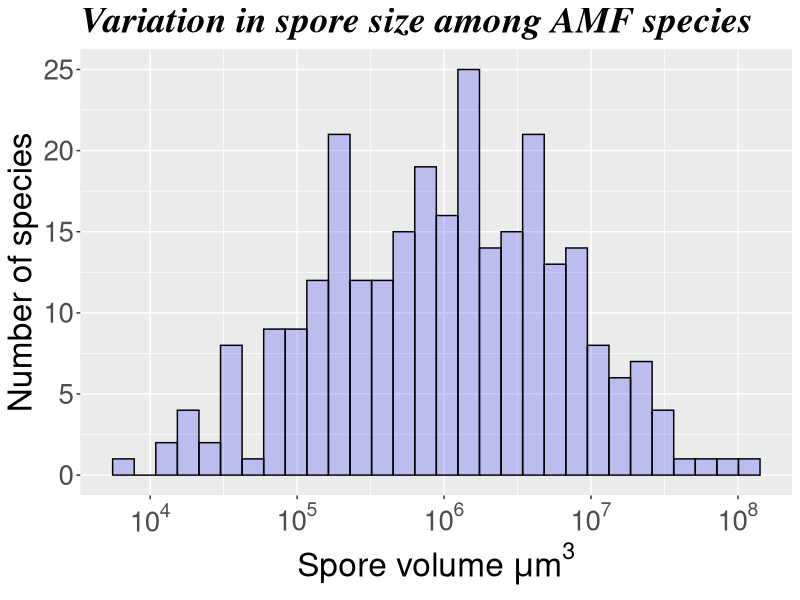
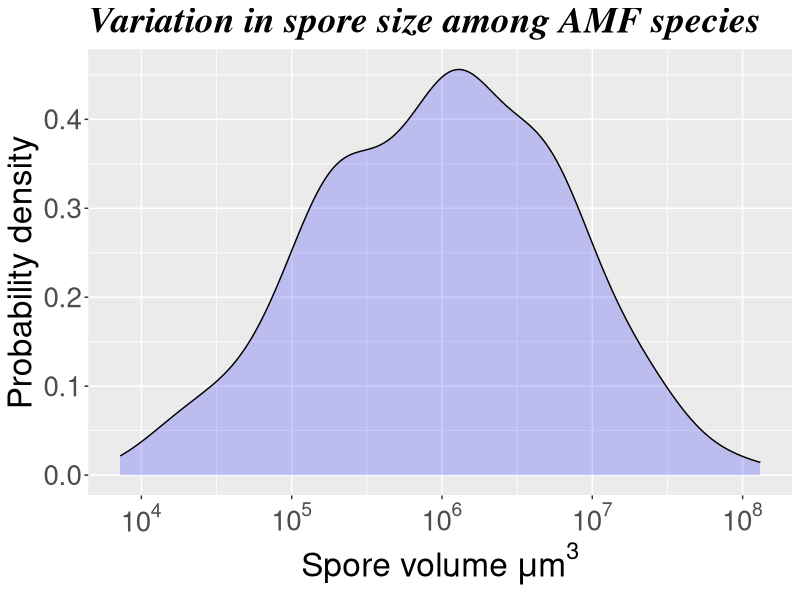
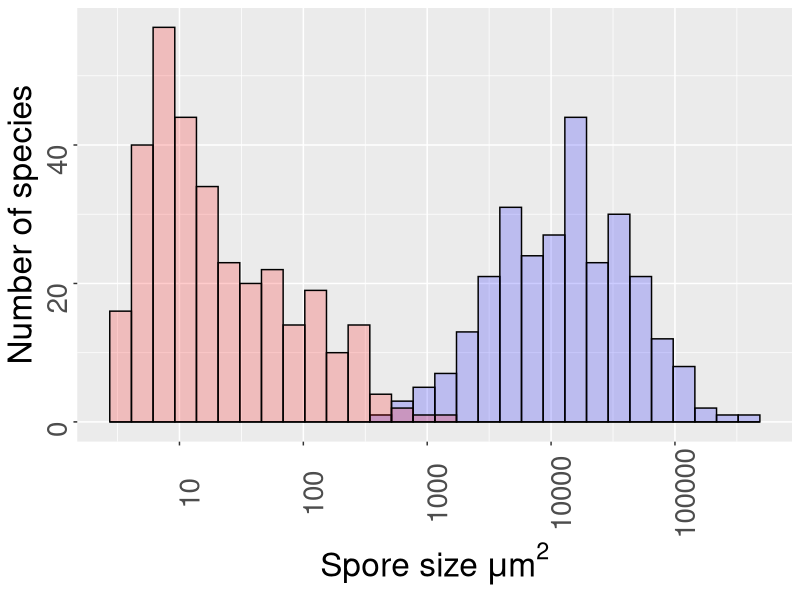

These charts were generated, in order, by the following R code: (Note: this script raises an error after producing the figures.)
###########Creating a complete database based on Schlusser website######################

#loading packages
library(tidyverse)

#loading functions

#Creating the function "restructure" (Will Cornwell)
restructure<-function(old){
  good.names<-NA
  Synonyms<-NA
  j<-1
  for (i in 1:length(old$Synonyms)){
    if (grepl(" ",old$Synonyms[i])) {
      sp_vec<-unlist(strsplit(old$Synonyms[i]," "))
      for (k in 1:length(sp_vec)){
        Synonyms[j]<-sp_vec[k]
        good.names[j]<-old$good.names[i]
        j<-j+1
      }
      next
    }
    good.names[j]<-old$good.names[i]
    Synonyms[j]<-old$Synonyms[i]
    j<-j+1
    print(i)
  }
  return(data.frame(good.names=good.names,Synonyms=Synonyms,stringsAsFactors = FALSE))
}


####################################################################################
#From this point on, AMF_All_Copy correspond to the file name "AMF_Spore_Database_Volume"
#This new file includes all the changes done up to December 2017 in the code. The reason
#for creating a new file instead of running again the whole script is because I entry data from 
#fitty species for fifty species by hand, than trying to do do it in R

#loading file and updating entries

AMF_All_Copy<-read.csv("AMF_Spore_Database_Volume.csv",header = T, stringsAsFactors = F)
        
#UDATING THE SPORE AREA COLUMN given the previous updates in data entry
AMF_All_Copy$SporeArea<-
  ((AMF_All_Copy$dim1.min+AMF_All_Copy$dim1.max)/4)*
  ((AMF_All_Copy$dim2.min+AMF_All_Copy$dim2.max)/4)*
  pi

#Caluculating Volume 
#For this it is assumed that fungal spores are prolate spheroids, which means
#two things. First, that the smallest diameter will be consider the "equatorial axis" and the largest
#is the "polar axis"; second, that the there are two equatorial axis of the same length. This is 
#important because the formula to calculate volume make distinction between the two type of axis.
#In this way, AMF spore can be only of two types, perfect spheres (in which case equatorial and 
#polar axis are of the same lenght), corrsponding to "globose" spores. And, spheroids similar to an
#american football.  A morphology like a "flying soucer" is not possible following this rules.


AMF_All_Copy$EquatorialAxis<-NaN
          AMF_All_Copy$EquatorialAxis[
            which(((AMF_All_Copy$dim1.min+AMF_All_Copy$dim1.max)/2)<
              ((AMF_All_Copy$dim2.min+AMF_All_Copy$dim2.max)/2))]<-
                ((AMF_All_Copy$dim1.min+AMF_All_Copy$dim1.max)/2)[
                  which(((AMF_All_Copy$dim1.min+AMF_All_Copy$dim1.max)/2)<
                          ((AMF_All_Copy$dim2.min+AMF_All_Copy$dim2.max)/2))]
              AMF_All_Copy$EquatorialAxis[which(((AMF_All_Copy$dim1.min+AMF_All_Copy$dim1.max)/2)>
                  ((AMF_All_Copy$dim2.min+AMF_All_Copy$dim2.max)/2))]<-
                    ((AMF_All_Copy$dim2.min+AMF_All_Copy$dim2.max)/2)[
                      which(((AMF_All_Copy$dim1.min+AMF_All_Copy$dim1.max)/2)>
                              ((AMF_All_Copy$dim2.min+AMF_All_Copy$dim2.max)/2))]
              AMF_All_Copy$EquatorialAxis[which(((AMF_All_Copy$dim1.min+AMF_All_Copy$dim1.max)/2)==
                 ((AMF_All_Copy$dim2.min+AMF_All_Copy$dim2.max)/2))]<-
                   ((AMF_All_Copy$dim2.min+AMF_All_Copy$dim2.max)/2)[
                     which(((AMF_All_Copy$dim1.min+AMF_All_Copy$dim1.max)/2)==
                             ((AMF_All_Copy$dim2.min+AMF_All_Copy$dim2.max)/2))]

AMF_All_Copy$PolarAxis<-NaN
          AMF_All_Copy$PolarAxis[
            which(((AMF_All_Copy$dim1.min+AMF_All_Copy$dim1.max)/2)>
                   ((AMF_All_Copy$dim2.min+AMF_All_Copy$dim2.max)/2))]<-
                      ((AMF_All_Copy$dim1.min+AMF_All_Copy$dim1.max)/2)[
                        which(((AMF_All_Copy$dim1.min+AMF_All_Copy$dim1.max)/2)>
                                ((AMF_All_Copy$dim2.min+AMF_All_Copy$dim2.max)/2))]
          AMF_All_Copy$PolarAxis[
            which(((AMF_All_Copy$dim1.min+AMF_All_Copy$dim1.max)/2)<
                   ((AMF_All_Copy$dim2.min+AMF_All_Copy$dim2.max)/2))]<-
                    ((AMF_All_Copy$dim2.min+AMF_All_Copy$dim2.max)/2)[
                      which(((AMF_All_Copy$dim1.min+AMF_All_Copy$dim1.max)/2)<
                              ((AMF_All_Copy$dim2.min+AMF_All_Copy$dim2.max)/2))]
          AMF_All_Copy$PolarAxis[
            which(((AMF_All_Copy$dim1.min+AMF_All_Copy$dim1.max)/2)==
                    ((AMF_All_Copy$dim2.min+AMF_All_Copy$dim2.max)/2))]<-
                      ((AMF_All_Copy$dim2.min+AMF_All_Copy$dim2.max)/2)[
                        which(((AMF_All_Copy$dim1.min+AMF_All_Copy$dim1.max)/2)==
                                ((AMF_All_Copy$dim2.min+AMF_All_Copy$dim2.max)/2))]

              which(AMF_All_Copy$EquatorialAxis>AMF_All_Copy$PolarAxis)#This should always be zero (0)
              
            #Now calculating volume
            AMF_All_Copy$SporeVolume<-(pi*(AMF_All_Copy$EquatorialAxis^2)*(AMF_All_Copy$PolarAxis))/6


#Creating a new dataframe just for AMF taxonomy, where each correct names gets repeated 
#acccording the number of synonyms it has. In order to do this, Will created the function
# "restructure" (see above)

AMF_Taxonomy<-restructure(AMF_All_Copy)


#####################################################################################################
####Descrition of spore size and variation within the Glomeromycota and comparison to Ascomycota#####
#####################################################################################################

##Plotting some histograms for describing data variation. NOTE: Glomus tenue is removed from all figure
# because, according to Arthur Schlusser, this fungus does not share any trait with known AMF species
# he actually says it most be a mistake.

library(scales)

#HistogramAMF<-
AMF_All_Copy[!AMF_All_Copy$good.names== "Glomus_tenue",]%>%
  ggplot()+
  aes(SporeVolume)+
  geom_histogram(fill=I("blue"),
                 col=I("black"), 
                 alpha=I(.2))+
  labs(x= expression("Spore volume "*mu*"m"^{3}),y="Number of species")+
  ggtitle(label="Variation in spore size among AMF species")+
  scale_x_log10(labels = trans_format("log10", math_format(10^.x)))+
  theme(
    plot.title = element_text(family="serif", size=27, face="bold.italic"),
    axis.text=element_text(size=20), 
    axis.title = element_text(size=24))

#############
##FIGURE 1b##
#############

# As density plot- This one correspond to figure 1b in the manuscript
AMF_All_Copy[!AMF_All_Copy$good.names== "Glomus_tenue",]%>%
  ggplot()+
  aes(SporeVolume)+
  geom_density(fill=I("blue"),
                 col=I("black"), 
                 alpha=I(.2))+
  labs(x= expression("Spore volume "*mu*"m"^{3}),y="Probability density")+
  ggtitle(label="Variation in spore size among AMF species")+
  scale_x_log10(labels = trans_format("log10", math_format(10^.x)))+
  theme(
    plot.title = element_text(family="serif", size=27, face="bold.italic"),
    axis.text=element_text(size=20), 
    axis.title = element_text(size=24))


#Comparison between the AMF spores and the conidia size of soil Ascomycota (around same number of fungi)
#They come from the compendium of soil fungi

ConidiaDataAscos<-read.csv("ConidiaDataCompendiumAscos/ConidiaFromCompendium.csv",
                           header = T, stringsAsFactors = F)
                  names(ConidiaDataAscos)[17]<-"good.names"

                  #Calculating spore (conidia) volume
                  ConidiaDataAscos$EquatorialAxis<-NaN
                  ConidiaDataAscos$EquatorialAxis[
                    which(((ConidiaDataAscos$SporeDim1_min+ConidiaDataAscos$SporeDim1_max)/2)<
                            ((ConidiaDataAscos$SporeDim2_min+ConidiaDataAscos$SporeDim2_max)/2))]<-
                    ((ConidiaDataAscos$SporeDim1_min+ConidiaDataAscos$SporeDim1_max)/2)[
                      which(((ConidiaDataAscos$SporeDim1_min+ConidiaDataAscos$SporeDim1_max)/2)<
                              ((ConidiaDataAscos$SporeDim2_min+ConidiaDataAscos$SporeDim2_max)/2))]
                  ConidiaDataAscos$EquatorialAxis[which(((ConidiaDataAscos$SporeDim1_min+ConidiaDataAscos$SporeDim1_max)/2)>
                                                          ((ConidiaDataAscos$SporeDim2_min+ConidiaDataAscos$SporeDim2_max)/2))]<-
                    ((ConidiaDataAscos$SporeDim2_min+ConidiaDataAscos$SporeDim2_max)/2)[
                      which(((ConidiaDataAscos$SporeDim1_min+ConidiaDataAscos$SporeDim1_max)/2)>
                              ((ConidiaDataAscos$SporeDim2_min+ConidiaDataAscos$SporeDim2_max)/2))]
                  ConidiaDataAscos$EquatorialAxis[which(((ConidiaDataAscos$SporeDim1_min+ConidiaDataAscos$SporeDim1_max)/2)==
                                                          ((ConidiaDataAscos$SporeDim2_min+ConidiaDataAscos$SporeDim2_max)/2))]<-
                    ((ConidiaDataAscos$SporeDim2_min+ConidiaDataAscos$SporeDim2_max)/2)[
                      which(((ConidiaDataAscos$SporeDim1_min+ConidiaDataAscos$SporeDim1_max)/2)==
                              ((ConidiaDataAscos$SporeDim2_min+ConidiaDataAscos$SporeDim2_max)/2))]
                  
                  
                  ConidiaDataAscos$PolarAxis<-NaN
                  ConidiaDataAscos$PolarAxis[
                    which(((ConidiaDataAscos$SporeDim1_min+ConidiaDataAscos$SporeDim1_max)/2)>
                            ((ConidiaDataAscos$SporeDim2_min+ConidiaDataAscos$SporeDim2_max)/2))]<-
                    ((ConidiaDataAscos$SporeDim1_min+ConidiaDataAscos$SporeDim1_max)/2)[
                      which(((ConidiaDataAscos$SporeDim1_min+ConidiaDataAscos$SporeDim1_max)/2)>
                              ((ConidiaDataAscos$SporeDim2_min+ConidiaDataAscos$SporeDim2_max)/2))]
                  ConidiaDataAscos$PolarAxis[
                    which(((ConidiaDataAscos$SporeDim1_min+ConidiaDataAscos$SporeDim1_max)/2)<
                            ((ConidiaDataAscos$SporeDim2_min+ConidiaDataAscos$SporeDim2_max)/2))]<-
                    ((ConidiaDataAscos$SporeDim2_min+ConidiaDataAscos$SporeDim2_max)/2)[
                      which(((ConidiaDataAscos$SporeDim1_min+ConidiaDataAscos$SporeDim1_max)/2)<
                              ((ConidiaDataAscos$SporeDim2_min+ConidiaDataAscos$SporeDim2_max)/2))]
                  ConidiaDataAscos$PolarAxis[
                    which(((ConidiaDataAscos$SporeDim1_min+ConidiaDataAscos$SporeDim1_max)/2)==
                            ((ConidiaDataAscos$SporeDim2_min+ConidiaDataAscos$SporeDim2_max)/2))]<-
                    ((ConidiaDataAscos$SporeDim2_min+ConidiaDataAscos$SporeDim2_max)/2)[
                      which(((ConidiaDataAscos$SporeDim1_min+ConidiaDataAscos$SporeDim1_max)/2)==
                              ((ConidiaDataAscos$SporeDim2_min+ConidiaDataAscos$SporeDim2_max)/2))]
                  
                  which(ConidiaDataAscos$EquatorialAxis>ConidiaDataAscos$PolarAxis)#This should always be zero (0)


                  ConidiaDataAscos$SporeVolume<-(pi*(ConidiaDataAscos$EquatorialAxis^2)*(ConidiaDataAscos$PolarAxis))/6


###############
###Figure 1a###
###############

#This figure correspond to Fig 1a in the manucript
ComparisonAMF_Ascos<-
    rbind(AMF_All_Copy%>%
            select(good.names,SporeVolume)%>%
            filter(good.names!="Glomus_tenue")%>%
            mutate(Phylum="Glomeromycota"),
          ConidiaDataAscos[grep("conidia$",ConidiaDataAscos$SporeName),]%>%
            select(good.names,SporeVolume)%>%
            mutate(Phylum="Ascomycota"))%>%
              ggplot()+
              aes(Phylum,log10(SporeVolume),fill=Phylum)+
              geom_boxplot()+
              ggtitle(label = "a) Comparison of spore volume between Glomeromycota and Soil Ascomycota")+
              labs(x="Phyllum",y=expression("log10 Spore volume "*mu*"m"^{3}))+
              theme(legend.position = "none",
                    plot.title = element_text(family="serif", size=12))


#Alternatively as histograms
ggplot()+
geom_histogram(data = AMF_All_Copy[!AMF_All_Copy$good.names== "Glomus_tenue",],
               aes(log10(SporeArea),fill=I("blue")),#fill=I("blue"),
               col=I("black"), 
               alpha=I(.2))+
geom_histogram(data=ConidiaDataAscos[grep("conidia$",ConidiaDataAscos$SporeName),],
               aes(log10(SporeArea),fill=I("red")),#fill=I("red"),
               col=I("black"), 
               alpha=I(.2))+
labs(x= expression("Spore size "*mu*"m"^{2}),y="Number of species")+
theme(
  plot.title = element_text(family="serif", size=27, face="bold.italic"),
  axis.text=element_text(size=20,angle = 90), 
  axis.title = element_text(size=24))+
scale_fill_manual(name="Fungal group",
                  values = c("blue", "red"),
                  labels=c("Glomeromycetes","Soil ascomycetes"))+
#scale_x_log10(labels = trans_format("log10", math_format(10^.x)))+
scale_x_continuous(labels = c("1","10","100","1000","10000","100000","1000000"))
                  

###################################################################################################
##############Phylogenetic conservatism throughout the entire Glomeromycota########################
###################################################################################################

#We subset spore data for species present in the tree.
#(The phylogenetic tree includes half of the entire spore database).

AMF_SubsetInPhyloy<-AMF_All_Copy[
  AMF_All_Copy$good.names%in%AMF_Tree$tip.label,];
rownames(AMF_SubsetInPhyloy)<-NULL
AMF_SubsetInPhyloy[                    
  grep("Scutellospora",AMF_SubsetInPhyloy$good.names),4]<-"Gigasporaceae"
AMF_SubsetInPhyloy[                    
  grep("Cetraspora",AMF_SubsetInPhyloy$good.names),4]<-"Gigasporaceae"
AMF_SubsetInPhyloy[                    
  grep("Racocetra",AMF_SubsetInPhyloy$good.names),4]<-"Gigasporaceae"
AMF_SubsetInPhyloy[                    
  grep("Acaulospora",AMF_SubsetInPhyloy$good.names),4]<-"Acaulosporaceae"
AMF_SubsetInPhyloy[                    
  grep("Glomus",AMF_SubsetInPhyloy$good.names),4]<-"Glomeraceae"
AMF_SubsetInPhyloy[                    
  grep("Rhizophagus",AMF_SubsetInPhyloy$good.names),4]<-"Glomeraceae"

AMF_SubsetInPhyloy$Family<-as.character(AMF_SubsetInPhyloy$Family)
AMF_SubsetInPhyloy$Family<-factor(AMF_SubsetInPhyloy$Family,
                                  levels = c("Archaeosporaceae",
                                             "Geosiphonaceae",
                                             "Ambisporaceae",
                                             "Claroideoglomeraceae",
                                             "Glomeraceae",
                                             "Pacisporaceae",
                                             "Gigasporaceae",
                                             "Diversisporaceae",
                                             "Acaulosporaceae",
                                             "Paraglomeraceae",
                                             "",
                                             "sequences cluster inDiversisporaceae",
                                             "Entrophosporaceae"))


#Testing for phylogenetic conservatism                
phylosig(AMF_Tree,SporeVolumeAll,method = "lambda",test = T)

#This is the boxplot accompanying the phylogenetic tree in Figure 2 in the manuscript
AMF_SubsetInPhyloy%>%
  ggplot()+
  aes(log10(SporeVolume))+
  geom_histogram(fill=I("blue"),
                 col=I("black"),
                 alpha=I(.2))


############################### LEFTOVERS #####################################################

# AMF_SubsetInPhyloy[-c(45,74,75,83,99),]%>%
#   ggplot()+
#   aes(x=Family,y=log10(SporeVolume))+
#   geom_boxplot()+
#   theme(axis.text.x = element_text(angle=90,vjust = 0.7,size=15),
#         axis.text.y = element_text(size = 20))+
#   coord_flip()
# 
# 
# AMF_SubsetInPhyloy%>%
#   select(good.names,Family,SporeVolume)%>%
#   arrange(desc(SporeVolume))
# 
# 
# 
# AMF_SubsetInPhyloy%>%
#   filter(Family==
#          #"Acaulosporaceae"
#          #"Ambisporaceae"
#          # "Archaeosporaceae"                    
#          "Claroideoglomeraceae"
#          # "Diversisporaceae"                    
#           #"Glomeraceae"
#          # "Entrophosporaceae"                   
#          # "Geosiphonaceae"                      
#          #"Gigasporaceae"
#          # "Pacisporaceae"                       
#          # "Paraglomeraceae"
#                           )%>%
#   ggplot()+
#   aes(log10(SporeVolume))+
#   geom_histogram(fill=I("blue"),
#                  col=I("black"),
#                  alpha=I(.2))
# 
#   
# 
# AMF_SubsetInPhyloy%>%
#   filter(Family==
#            #"Acaulosporaceae"
#            #"Ambisporaceae"
#            # "Archaeosporaceae"                    
#            # "Claroideoglomeraceae"
#            # "Diversisporaceae"                    
#            #"Glomeraceae"
#            # "Entrophosporaceae"                   
#            # "Geosiphonaceae"                      
#            "Gigasporaceae"
#          # "Pacisporaceae"                       
#          # "Paraglomeraceae"
# )%>%
#   summarise(top=max(SporeVolume,na.rm=T),
#             bot=min(SporeVolume,na.rm=T))
# 
# 
# SporeVolumeAll<-
#   AMF_All_Copy[
#     AMF_All_Copy$good.names%in%AMF_Tree$tip.label,35]
# names(SporeVolumeAll)<-AMF_All_Copy[
#   AMF_All_Copy$good.names%in%AMF_Tree$tip.label,1]
# SporeVolumeAll<-SporeVolumeAll[-c(7,27)]
# 
# 
# 
# 
# 
# AMF_All_Copy[order(AMF_All_Copy$SporeVolume,decreasing = T),
#              c(1,7,8,11,12,35)]
# 
# 
# 
# plot(AMF_Tree)
# 
# AMF_SubsetInPhyloy%>%
#   select(good.names,Family,SporeVolume)%>%
#   arrange(desc(SporeVolume))
# 
# do.call(rbind,
# #data.frame(
# tapply(log10(AMF_SubsetInPhyloy$SporeVolume),
#         AMF_SubsetInPhyloy$Family,function(x){
#         data.frame(max=range(x)[2],min=range(x)[1],
#                    diff=range(x)[2]-range(x)[1],
#                    no_species=length(x))}))
# 
# data.frame(number_species=
# tapply(AMF_SubsetInPhyloy$SporeVolume,
#        AMF_SubsetInPhyloy$Family,length))
# 
# length(AMF_SubsetInPhyloy$SporeVolume)

# #knowing how many species we have data for
# 
# length(unique(AMF_All_Copy$good.names))
# 
# min(AMF_All_Copy[!AMF_All_Copy$good.names== "Glomus_tenue",]$SporeArea,na.rm = T)
# 
# 
# AMF_All_Copy[
#   order(AMF_All_Copy$SporeArea,decreasing = T),
#   c(1,15,35)][1:6,]
# 
# temporal<-
#   AMF_All_Copy[
#     order(AMF_All_Copy$SporeArea,decreasing = F),
#     c(1,13)]
# rownames(temporal)<-NULL
